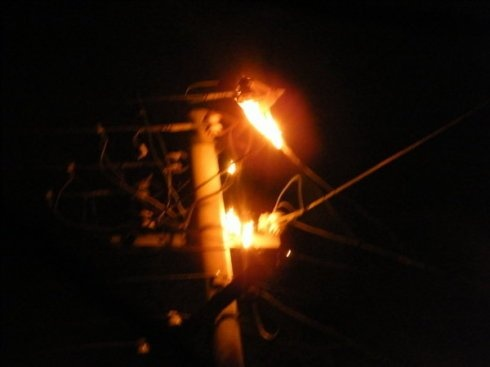
#> input picture images/input/00000_jpg.rf.q4K4EibUs5fZPyGy36zR.jpg, 490 x 367 px
$ python -i detect_motion.py   (imports and definitions only)   (Python 2 division)
#> lines starting #> are read from the running program, lines starting #| are printed output that depends on the picture
"""
detect_motion.py
-----------------
Stage 2 of the video pipeline: frame-difference motion detection.

Compares each sampled frame to the previous sampled frame. If the
difference exceeds a threshold, the frame is flagged as containing
motion -- only flagged frames get passed on to YOLO object detection
(stage 3), which keeps inference fast and avoids running a model on
every single frame, most of which are static background.

Usage (as a module):
    from detect_motion import flag_motion_frames
    flagged = flag_motion_frames(frame_records)
"""

import cv2
import numpy as np


def compute_motion_score(frame_a: np.ndarray, frame_b: np.ndarray) -> float:
    """
    Returns a 0-100+ motion score between two frames using absolute
    pixel difference on grayscale versions. Higher = more motion.
    """
    gray_a = cv2.cvtColor(frame_a, cv2.COLOR_BGR2GRAY)
    gray_b = cv2.cvtColor(frame_b, cv2.COLOR_BGR2GRAY)

    # Slight blur to reduce noise sensitivity
    gray_a = cv2.GaussianBlur(gray_a, (5, 5), 0)
    gray_b = cv2.GaussianBlur(gray_b, (5, 5), 0)

    diff = cv2.absdiff(gray_a, gray_b)
    _, thresh = cv2.threshold(diff, 25, 255, cv2.THRESH_BINARY)

    # percentage of pixels that changed significantly
    motion_score = (np.count_nonzero(thresh) / thresh.size) * 100
    return motion_score


def flag_motion_frames(frame_records: list, motion_threshold: float = 1.5) -> list:
    """
    Given a list of frame_records (as produced by extract_frames.py,
    each containing 'frame_path'), compute motion score relative to
    the previous frame and flag whether motion was detected.

    motion_threshold: percentage of changed pixels required to flag
                       motion (tune this if too many/few frames flag).

    Returns the same list of dicts, with two new keys added:
        'motion_score': float
        'motion_detected': bool
    """
    prev_frame = None

    for record in frame_records:
        current_frame = cv2.imread(record["frame_path"])

        if prev_frame is None:
            # first frame has nothing to compare to
            record["motion_score"] = 0.0
            record["motion_detected"] = False
        else:
            score = compute_motion_score(prev_frame, current_frame)
            record["motion_score"] = round(score, 2)
            record["motion_detected"] = score >= motion_threshold

        prev_frame = current_frame

    flagged_count = sum(1 for r in frame_records if r["motion_detected"])
    print(f"[detect_motion] {flagged_count} of {len(frame_records)} frames flagged "
          f"(threshold={motion_threshold}%)")
    return frame_records

>>> import cv2
>>> picture = cv2.imread('../../images/input/00000_jpg.rf.q4K4EibUs5fZPyGy36zR.jpg', cv2.IMREAD_GRAYSCALE)
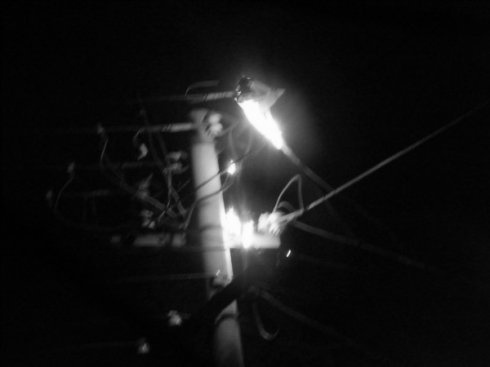
#> picture: shape (367, 490); min 0, max 255, mean 20.4
>>> result = flag_motion_frames(picture)
#> (the run stopped early here; a loop or call above may not have finished)
